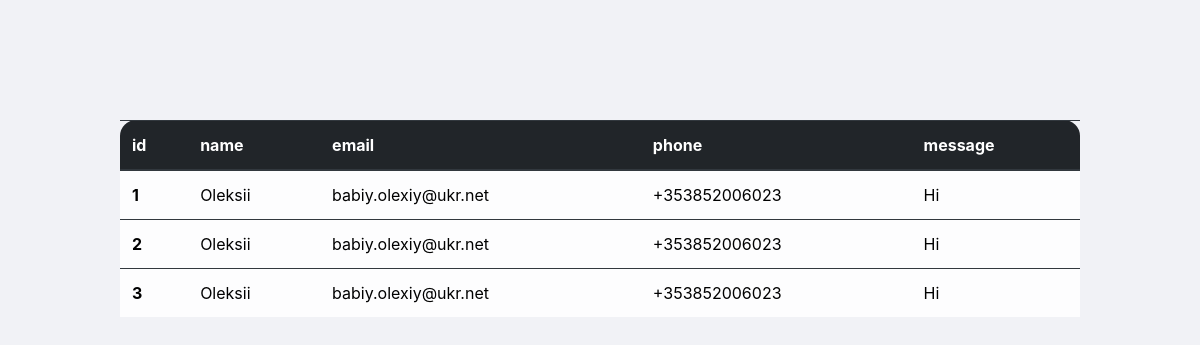
The page /contact_us_manage.php on the database its author committed.
### tables this page shows
CREATE TABLE `contact_us` (
  `id` int(11) NOT NULL,
  `name` varchar(30) NOT NULL,
  `email` varchar(128) DEFAULT NULL,
  `phone` varchar(13) DEFAULT NULL,
  `message` varchar(255) DEFAULT NULL
);

### contact_us_manage.php (the view, shortened to what this page needs)
<!DOCTYPE html>
<html lang="en">
<head>
    <link rel="stylesheet" href="bootstrap/dist/css/bootstrap.min.css" media="screen">
    <link rel="stylesheet" href="style/style.css">
</head>
<body>
    <main>
        <div id="table-container" >
        <table class="table table-dark table-hover">
            <thead>
                <tr>
                  <th scope="col">id</th>
                  <th scope="col">name</th>
                  <th scope="col">email</th>
                  <th scope="col">phone</th>
                  <th scope="col">message</th>
                </tr>
              </thead>
              <tbody>
                <?php
                    $stmt = ("SELECT * FROM contact_us");
                    $result = $db_connection->query($stmt);
                    if($result->num_rows > 0){
                        while($row = $result -> fetch_assoc()){
                            echo "
                                <tr class='table-light' style='color:black;'>
                                <th scope='row'>" . $row['id'] . "</th>
                                <td>" . $row['name'] . "</td>
                                <td>" . $row['email'] . "</td>
                                <td>" . $row['phone'] . "</td>
                                <td>" . $row['message'] . "</td>
                                </tr>";
                        }
                    }
                ?>
              </tbody>
          </table>
        </div>
    </main>
</body>
</html>

### style/style.css (style rules this page uses)
body { background-color: #f1f2f6; }
main { margin: auto; }
#table-container { margin: 10%;quotes: q; border-radius: 2rem; }
.table { border-radius: 1rem; }

### rows shown on the page
contact_us: id "1", name "Oleksii", email "babiy.olexiy@ukr.net", phone "+353852006023", message "Hi"
contact_us: id "2", name "Oleksii", email "babiy.olexiy@ukr.net", phone "+353852006023", message "Hi"
contact_us: id "3", name "Oleksii", email "babiy.olexiy@ukr.net", phone "+353852006023", message "Hi"
